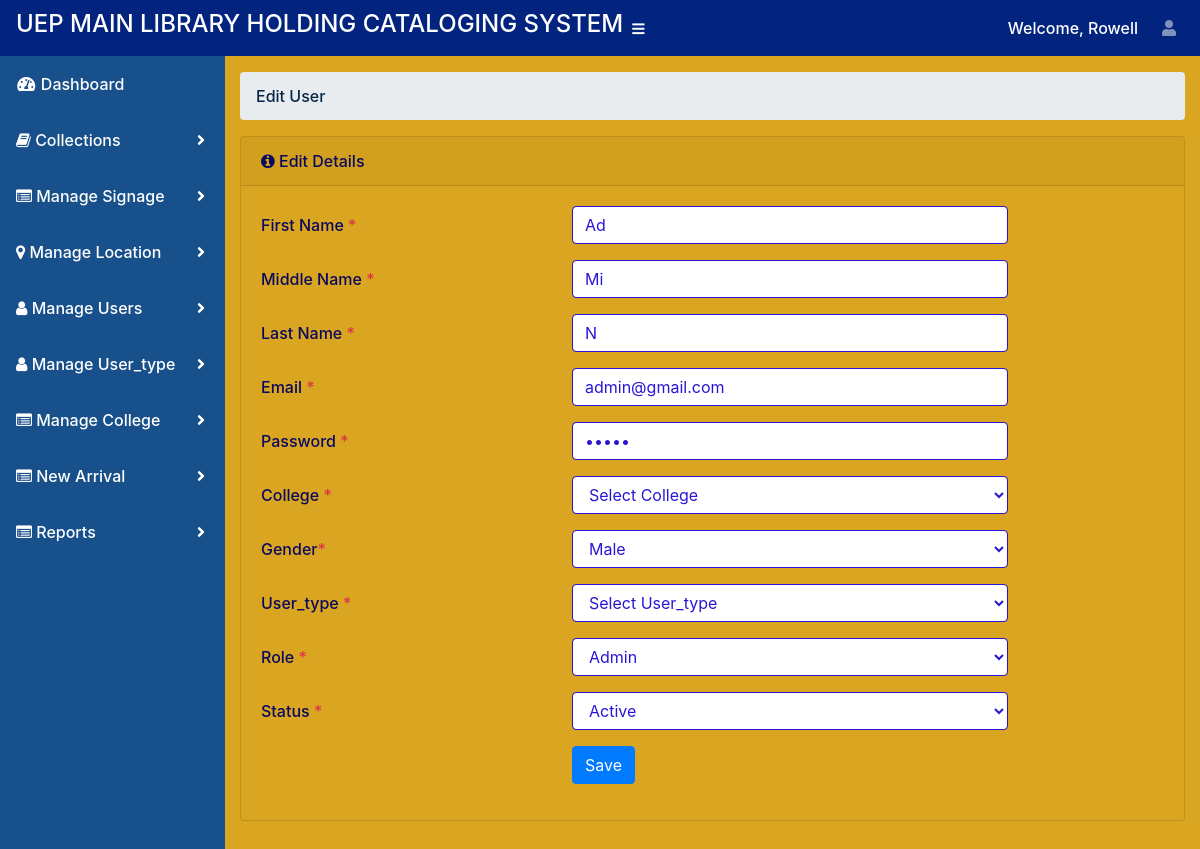
The page /admin/edit-user.php?id=123472 (signed in) on the database its author committed.
### tables this page shows
CREATE TABLE `tbl_user` (
  `id` int(11) NOT NULL,
  `first_name` varchar(100) NOT NULL,
  `middle_name` varchar(100) NOT NULL,
  `last_name` varchar(100) NOT NULL,
  `email` varchar(100) NOT NULL,
  `password` varchar(100) NOT NULL,
  `college` varchar(100) NOT NULL,
  `gender` tinytext NOT NULL COMMENT '1=male, 2=famale',
  `user_type` int(10) NOT NULL,
  `role` tinyint(50) NOT NULL COMMENT '1=admin,2=user,\r\n3=encoder1,4=encoder2,5=encoder3',
  `status` tinyint(50) NOT NULL COMMENT '1=active, 0=inactive',
  `created_at` timestamp NOT NULL DEFAULT current_timestamp() ON UPDATE current_timestamp(),
  `course` varchar(100) NOT NULL,
  `image` text NOT NULL
);

### admin/edit-user.php (the view, shortened to what this page needs)
<?php
include ('../connection.php');
$id = $_GET['id'];
$fetch_query = mysqli_query($data, "select * from tbl_user where id='$id'");
$row = mysqli_fetch_array($fetch_query);
        ?>
<?php include('include/header.php'); ?>
<div id="wrapper">
<?php include('include/side-bar.php'); ?>
    <div id="content-wrapper">
      <div class="container-fluid">
        <ol class="breadcrumb">
          <li class="breadcrumb-item">
            <a href="#">Edit User</a>
          </li>
        </ol>
  <div class="card mb-3">
          <div class="card-header">
            <i class="fa fa-info-circle"></i>
            Edit Details</div>
            <form method="post" class="form-valide">
          <div class="card-body">
                                  <div class="form-group row">
                                      <label class="col-lg-4 col-form-label" for="remarks">First Name <span class="text-danger">*</span></label>
                                       <div class="col-lg-6">
                                      <input type="text" name="first_name" id="first_name" class="form-control" placeholder="Enter First Name" required value="<?php echo $row['first_name']; ?>">
                                       </div>
                                  </div>
                                  <div class="form-group row">
                                      <label class="col-lg-4 col-form-label" for="remarks">Middle Name <span class="text-danger">*</span></label>
                                       <div class="col-lg-6">
                                      <input type="text" name="middle_name" id="middle_name" class="form-control" placeholder="Enter Middle Name" required value="<?php echo $row['middle_name']; ?>">
                                       </div>
                                  </div>
                                  <div class="form-group row">
                                      <label class="col-lg-4 col-form-label" for="remarks">Last Name <span class="text-danger">*</span></label>
                                       <div class="col-lg-6">
                                      <input type="text" name="last_name" id="last_name" class="form-control" placeholder="Enter Last Name" required value="<?php echo $row['last_name']; ?>">
                                       </div>
                                  </div>
                                  <div class="form-group row">
                                      <label class="col-lg-4 col-form-label" for="remarks">Email <span class="text-danger">*</span></label>
                                       <div class="col-lg-6">
                                      <input type="email" name="email" id="email" class="form-control" placeholder="Enter Email" required value="<?php echo $row['email']; ?>">
                                       </div>
                                  </div>
                                  <div class="form-group row">
                                      <label class="col-lg-4 col-form-label" for="remarks">Password <span class="text-danger">*</span></label>
                                       <div class="col-lg-6">
                                      <input type="password" name="password" id="password" class="form-control" placeholder="Enter Password" required value="<?php echo $row['password']; ?>">
                                       </div>
                                  </div>
                                  <div class="form-group row">
                                            <label class="col-lg-4 col-form-label" for="leave-type">College <span class="text-danger">*</span>
                                            </label>
                                <div class="col-lg-6">
                                    <select class="form-control" id="college" name="college" required >
                                        <option value="<?php echo $row['college']; ?>">Select College</option>
                                     </select>
                                </div>
                                  </div>
                                  <div class="form-group row">
                                            <label class="col-lg-4 col-form-label" for="status">Gender<span class="text-danger">*</span>
                                            </label>
                                            <div class="col-lg-6">
                                                <select class="form-control" id="gender" name="gender" required value="<?php echo $row['gender']; ?>">
                                                    <option  value="1" <?php if($row['gender'] == 1) { ?> selected="selected"; <?php } ?>>Male</option>
                                                </select>
                                            </div>
                                        </div>
                                        <div class="form-group row">
                                            <label class="col-lg-4 col-form-label" for="leave-type">User_type <span class="text-danger">*</span>
                                            </label>
                                <div class="col-lg-6">
                                    <select class="form-control" id="user_type" name="user_type" required>
                                        <option value="">Select User_type</option>
                                     </select>
                                </div>
                                  </div>
                                        <div class="form-group row">
                                            <label class="col-lg-4 col-form-label" for="status">Role <span class="text-danger">*</span>
                                            </label>
                                            <div class="col-lg-6">
                                                <select class="form-control" id="role" name="role" required>
                                                    <option value="1" <?php if($row['role'] == 1) { ?> selected="selected"; <?php } ?>>Admin</option>
                                                </select>
                                            </div>
                                        </div>
                                        <div class="form-group row">
                                            <label class="col-lg-4 col-form-label" for="status">Status <span class="text-danger">*</span>
                                            </label>
                                            <div class="col-lg-6">
                                                <select class="form-control" id="status" name="status" required>
                                                   <option value="1" <?php if($row['status'] == 1) { ?> selected="selected"; <?php } ?>>Active</option>
                                                </select>
                                            </div>
                                        </div>
                                      <div class="form-group row">
                                            <div class="col-lg-8 ml-auto">
                                                <button type="submit" name="sv-user" class="btn btn-primary">Save</button>
                                            </div>
                                        </div>
                                </div>
                                </form>
                            </div>
    </div>
        </div>
 <?php include('include/footer.php'); ?>

### rows shown on the page
tbl_user: first_name "Ad", middle_name "Mi", last_name "N", email "admin@gmail.com", gender "Male", role "Admin", status "Active"

### other values the page prints
$first_name "Rowell"
